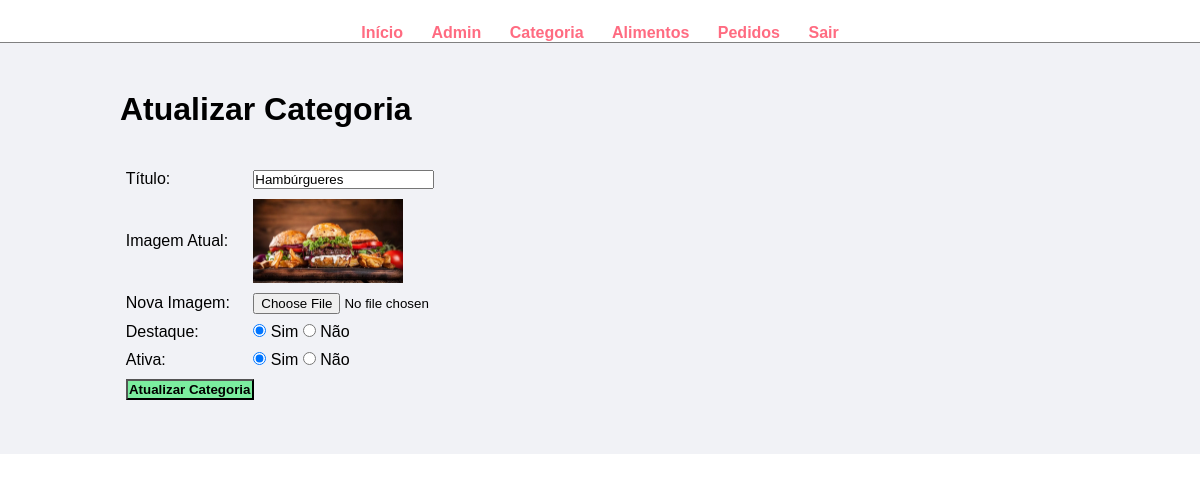
Screenshot of /admin/atualizar-categoria.php?id=7 with the database file from the repository.
### tables this page shows
CREATE TABLE `tbl_categoria` (
  `id` int(10) UNSIGNED NOT NULL,
  `titulo` varchar(100) NOT NULL,
  `nome_imagem` varchar(255) NOT NULL,
  `destacado` varchar(10) NOT NULL,
  `ativo` varchar(10) NOT NULL
);

### admin/atualizar-categoria.php (the view, shortened to what this page needs)
<?php
include('partials/menu.php');
?>
<div class="main-content">
    <div class="wrapper">
        <h1>Atualizar Categoria</h1>
        <br><br>
        <?php
            if(isset($_GET['id']))
            {
                $id = $_GET['id'];
                $sql = "SELECT * FROM tbl_categoria WHERE id=$id";
                $res = mysqli_query($conn, $sql);
                $count = mysqli_num_rows($res);
                if($count==1)
                {
                    $row = mysqli_fetch_assoc($res);
                    $titulo = $row['titulo'];
                    $current_image = $row['nome_imagem'];
                    $destacado = $row['destacado'];
                    $ativo = $row['ativo'];
                }
                else
                {
                    $_SESSION['no-categoria-found'] = "<div class='error'>Categoria não encontrada.</div>";
                    header('location:'.SITEURL.'admin/gerenciar-categoria.php');
                }
            }
            else
            {
                header('location:'.SITEURL.'admin/gerenciar-categoria.php');
            }
        ?>
        <form action="" method="POST" enctype="multipart/form-data">
            <table class="tbl-30">
                <tr>
                    <td>Título: </td>
                    <td>
                        <input type="text" name="titulo" value="<?php echo $titulo; ?>">
                    </td>
                </tr>
                <tr>
                    <td>Imagem Atual: </td>
                    <td>
                        <?php
                            if($current_image != "")
                            {
                                ?>
                                <img src="<?php echo SITEURL; ?>images/category/<?php echo $current_image; ?>" width="150px">
                                <?php
                            }
                            else
                            {
                                echo "<div class='error'>Imagem não adicionada.</div>";
                            }
                        ?>
                    </td>
                </tr>
                <tr>
                    <td>Nova Imagem: </td>
                    <td>
                        <input type="file" name="image">
                    </td>
                </tr>
                <tr>
                    <td>Destaque: </td>
                    <td>
                        <input <?php if($destacado=="Sim"){echo "checked";} ?> type="radio" name="destacado" value="Sim"> Sim
                        <input <?php if($destacado=="No"){echo "checked";} ?> type= "radio" name="destacado" value="No"> Não
                    </td>
                </tr>
                <tr>
                    <td>Ativa: </td>
                    <td>
                        <input <?php if($ativo=="Sim"){echo "checked";} ?> type="radio" name="ativo" value="Sim"> Sim
                        <input <?php if($ativo=="No"){echo "checked";} ?> type="radio" name="ativo" value="No"> Não
                    </td>
                </tr>
                <tr>
                    <td>
                        <input type="submit" name="submit" value="Atualizar Categoria" class="btn-secondary">
                    </td>
                </tr>
            </table>
        </form>
    </div>
</div>

### css/admin.css (style rules this page uses)
* { margin: 0; padding: 0; font-family: Arial, Helvetica, sans-serif; }
.wrapper { padding: 1%; width: 80%; margin: 0 auto; }
.tbl-30 { width: 30%; }
table tr td { padding: 1%; }
.btn-secondary { background-color: #7bed9f; padding: 1%; color: black; text-decoration: none; font-weight: bold; }
.main-content { background-color: #f1f2f6; padding: 3% 0; }

### rows the page displays
tbl_categoria: titulo "Hambúrgueres", nome_imagem (picture), destacado "☑", ativo "☑"
